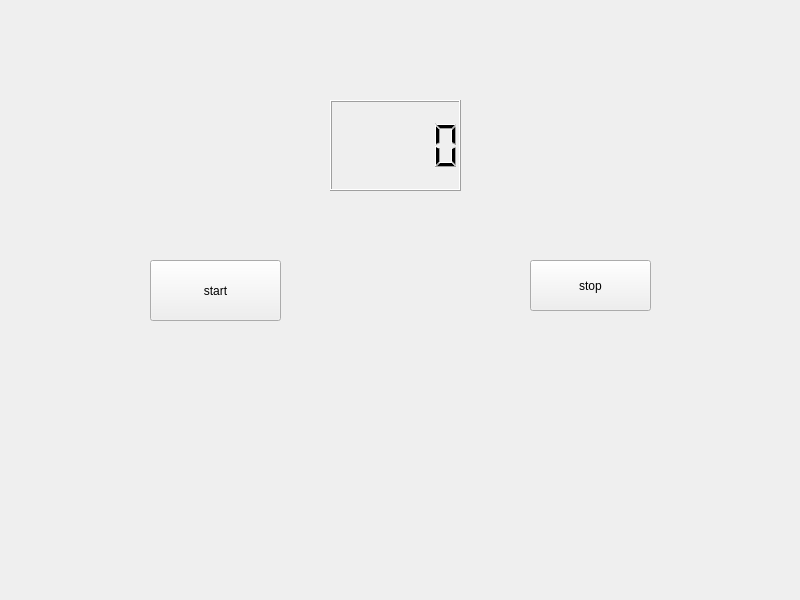
<?xml version="1.0" encoding="UTF-8"?>
<ui version="4.0">
 <class>Widget</class>
 <widget class="QWidget" name="Widget">
  <property name="geometry">
   <rect>
    <x>0</x>
    <y>0</y>
    <width>800</width>
    <height>600</height>
   </rect>
  </property>
  <property name="windowTitle">
   <string>Widget</string>
  </property>
  <widget class="QLCDNumber" name="lcdNumber">
   <property name="geometry">
    <rect>
     <x>330</x>
     <y>100</y>
     <width>131</width>
     <height>91</height>
    </rect>
   </property>
  </widget>
  <widget class="QPushButton" name="buttonStart">
   <property name="geometry">
    <rect>
     <x>150</x>
     <y>260</y>
     <width>131</width>
     <height>61</height>
    </rect>
   </property>
   <property name="text">
    <string>start</string>
   </property>
  </widget>
  <widget class="QPushButton" name="buttonStop">
   <property name="geometry">
    <rect>
     <x>530</x>
     <y>260</y>
     <width>121</width>
     <height>51</height>
    </rect>
   </property>
   <property name="text">
    <string>stop</string>
   </property>
  </widget>
 </widget>
 <resources/>
 <connections/>
</ui>
